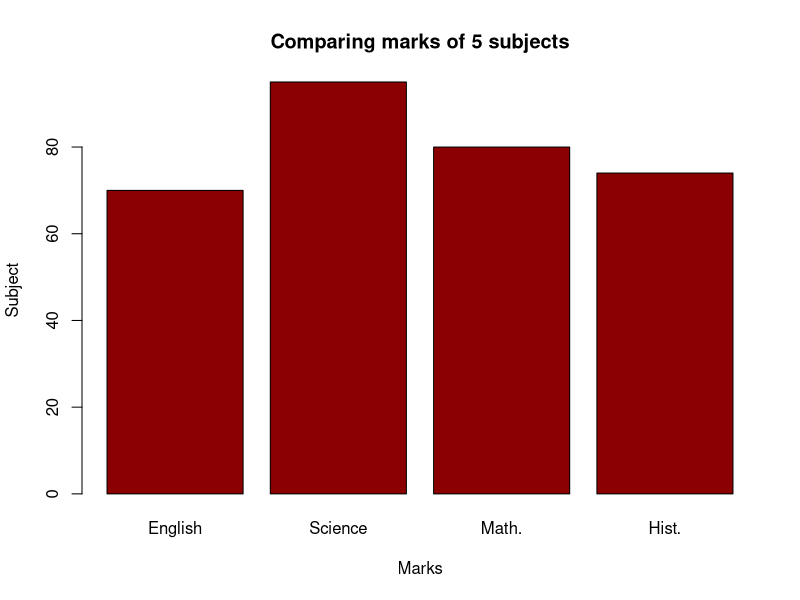

Generate this figure with R:
marks = c(70, 95, 80, 74)

barplot(marks,
main = "Comparing marks of 5 subjects",
xlab = "Marks",
ylab = "Subject",
names.arg = c("English", "Science", "Math.", "Hist."),
col = "darkred",
horiz = FALSE)

